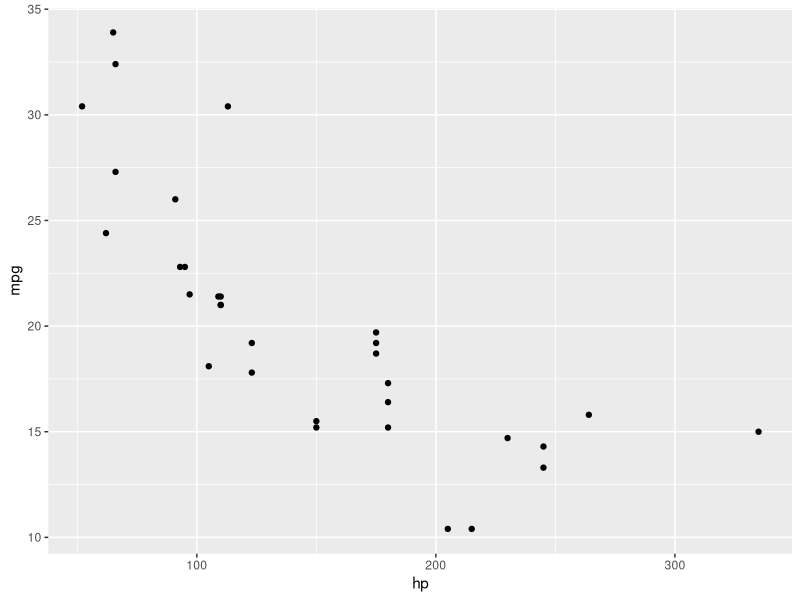
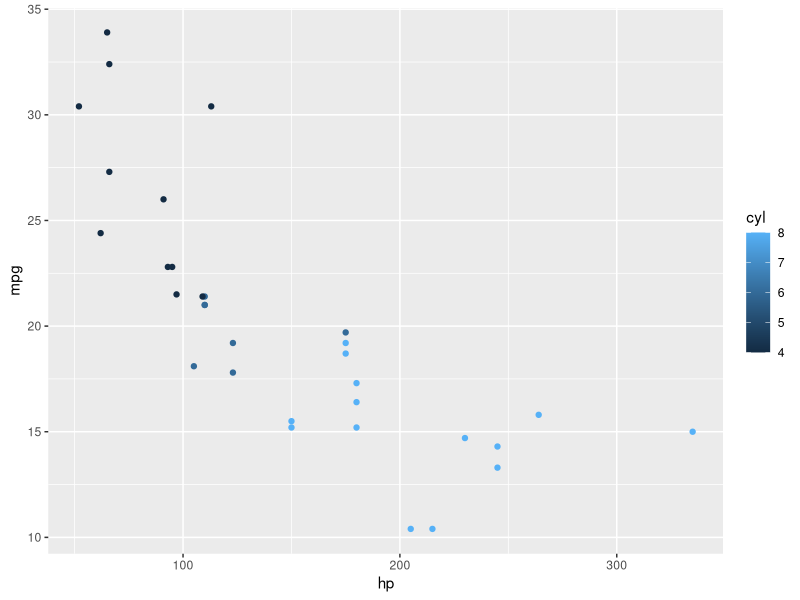
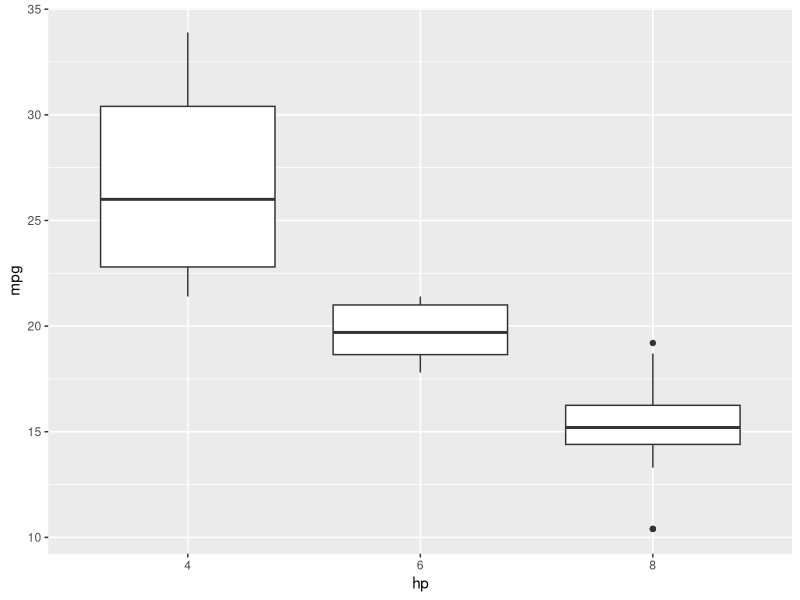
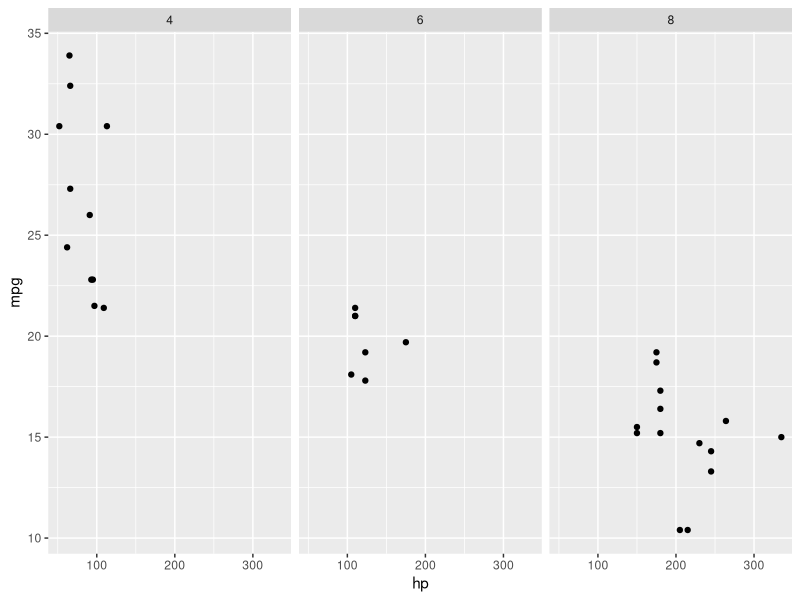
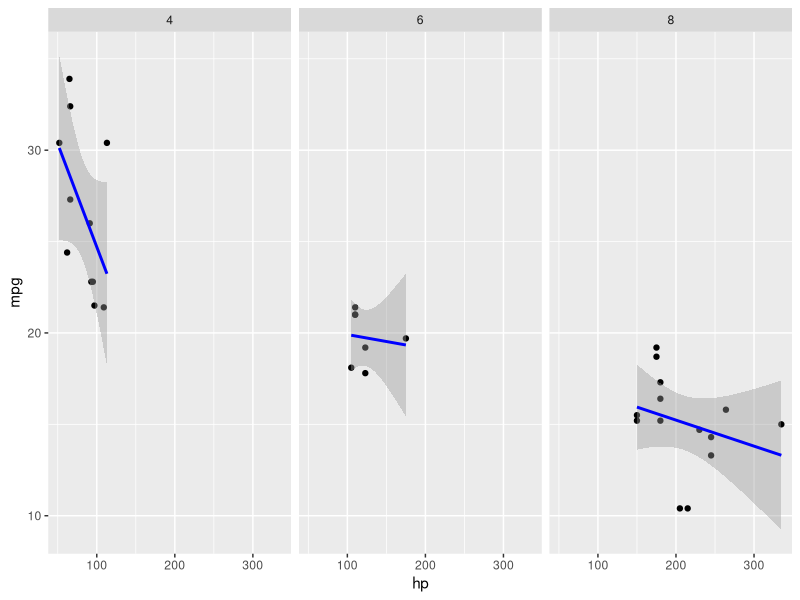

Write R code to recreate these figures, in order.
#======================ggplo2 plotting system Example 2============#
library(ggplot2)
attach(mtcars)

# ggplot()

# Basic:
ggplot(mtcars, aes(hp, mpg)) + geom_point()
# With color:
ggplot(mtcars, aes(hp, mpg)) + geom_point(aes(color = cyl))

# Boxplots:
ggplot(data=mtcars, aes(hp, mpg)) + geom_boxplot(aes(as.factor(cyl)))

# Faceting
mtcars$cyl <- factor(mtcars$cyl)
ggplot(data=mtcars, aes(hp, mpg)) + geom_point() + facet_grid(~ cyl)

# Smoothing:
ggplot(data=mtcars, aes(hp, mpg)) + geom_point() + facet_grid(~ cyl) + 
  geom_smooth(colour = "blue", size = 1, method=lm)


#======================End of ggplo2 plotting system Example 2============#